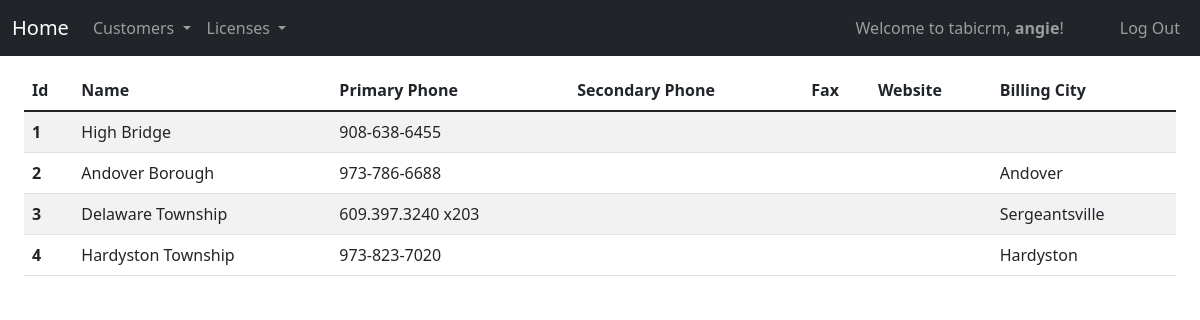
The page /all_customers (signed in) on the database as committed earlier.
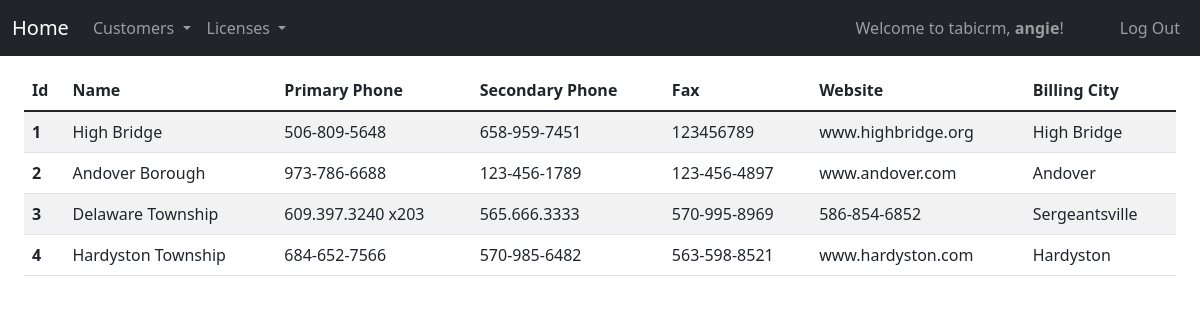
The same page on the database as committed later.
### tabicrm/models.py (models this page shows, shortened)
class User(AbstractUser):
    id = models.AutoField(primary_key=True)
    role = models.CharField(max_length=64)
    title = models.CharField(max_length=64, null=True, blank=True)
    department = models.CharField(max_length=64, null=True, blank=True)
    extension = models.CharField(max_length=64, null=True, blank=True)
    cellphone = models.CharField(max_length=64, null=True, blank=True)
    street = models.CharField(max_length=64, null=True, blank=True)
    city = models.CharField(max_length=64, null=True, blank=True)
    state = models.CharField(max_length=64, null=True, blank=True)
    zip = models.CharField(max_length=64, null=True, blank=True)
    country = models.CharField(max_length=64, null=True, blank=True)

class Customer(models.Model):
    id = models.AutoField(primary_key=True)
    name = models.CharField(max_length=255)
    primary_phone = models.CharField(max_length=255)
    fax =  models.CharField(max_length=255, null=True, blank=True)
    secondary_phone =  models.CharField(max_length=64, null=True, blank=True)
    website = models.CharField(max_length=255, null=True, blank=True)
    notes = models.TextField(null=True, blank=True)
    billing_address_one = models.CharField(max_length=255, null=True, blank=True)
    billing_address_two = models.CharField(max_length=255, null=True, blank=True)
    billing_address_city = models.CharField(max_length=255, null=True, blank=True)
    billing_address_state = models.CharField(max_length=255, null=True, blank=True)
    billing_address_zip = models.CharField(max_length=255, null=True, blank=True)
    billing_address_country = models.CharField(max_length=255, null=True, blank=True)
    shipping_address_one = models.CharField(max_length=255, null=True, blank=True)
    shipping_address_two = models.CharField(max_length=255, null=True, blank=True)
    shipping_address_city = models.CharField(max_length=255, null=True, blank=True)
    shipping_address_state = models.CharField(max_length=255, null=True, blank=True)
    shipping_address_zip = models.CharField(max_length=255, null=True, blank=True)
    shipping_address_country = models.CharField(max_length=255, null=True, blank=True)

### tabicrm/views.py (the view)
# urls.py: path("all_customers", views.all_customers, name="all_customers"),
@login_required
def all_customers(request):
    customers = Customer.objects.all()
    return render(request,"tabicrm/all_customers.html", {"customers": customers})

### tabicrm/templates/tabicrm/all_customers.html (shortened to what this page needs)
{% extends "tabicrm/layout.html" %}
{% load static %}
{% load humanize %}
{% block body %}
<div class="container-fluid">
    <table class="table  table-striped table-responsive">
        <thead class="thead-dark">
            <tr>
                <th scope="col">Id</th>
                <th scope="col">Name</th>
                <th scope="col">Primary Phone</th>
                <th scope="col">Secondary Phone</th>
                <th scope="col">Fax</th>
                <th scope="col">Website</th>
                <th scope="col">Billing City</th>
            </tr>
        </thead>
        <tbody>
            {% for customer in customers %}
            <tr class="select-customer" id="{{customer.id}}" onclick="viewClient('{{customer.id}}')">
                <th scope=" row">{{customer.id}}</th>
                <td>{{customer.name}}</td>
                <td>{{customer.primary_phone}}</td>
                <td>{{customer.secondary_phone}}</td>
                <td>{{customer.fax}}</td>
                <td>{{customer.website}}</td>
                <td>{{customer.billing_address_city}}</td>
            </tr>
            {% endfor%}
        </tbody>
    </table>
</div>
{% endblock %}

### tabicrm/templates/tabicrm/layout.html (shortened to what this page needs)
{% load static %}
<!DOCTYPE html>
<html lang="en">
<head>
    <link href="https://cdn.jsdelivr.net/npm/bootstrap@5.1.3/dist/css/bootstrap.min.css" rel="stylesheet">
    <link rel="stylesheet" href="https://maxst.icons8.com/vue-static/landings/line-awesome/line-awesome/1.3.0/css/line-awesome.min.css">
    <link href="{% static 'tabicrm/styles.css' %}" rel="stylesheet">
</head>
<body>
    <nav class="navbar navbar-expand-xl navbar-dark bg-dark mb-5 fixed-top">
        <div class="container-fluid">
            <a class="navbar-brand" href="{% url 'index' %}">Home</a>
            <div class="collapse navbar-collapse" id="navbarText">
                <ul class="navbar-nav me-auto mb-2 mb-lg-0">
                    {% if user.is_authenticated %}
                    <li class="nav-item dropdown">
                        <a class="nav-link dropdown-toggle" href="#" id="navbarDropdown" role="button" data-bs-toggle="dropdown" aria-expanded="false">
                            Customers
                        </a>
                    </li>
                    <li class="nav-item dropdown">
                        <a class="nav-link dropdown-toggle" href="#" id="navbarDropdown" role="button" data-bs-toggle="dropdown" aria-expanded="false">
                            Licenses
                        </a>
                    </li>
                    {% endif %}
                </ul>
                <span class="navbar-text me-5">
                    {% if user.is_authenticated %}
                    Welcome to tabicrm, <strong>{{ user.username }}</strong>!
                    {% endif %}
                </span>
                <ul class="navbar-nav  mb-2 mb-lg-0">
                    {% if user.is_authenticated %}
                    <li class="nav-item">
                        <a class="nav-link" href="{% url 'logout' %}">Log Out</a>
                    </li>
                    {% else %}
                    <li class="nav-item">
                        <a class="nav-link {% if navlogin %}active{% endif %}" href="{% url 'login' %}">Log In</a>
                    </li>
                    {% endif %}
                </ul>
            </div>
        </div>
    </nav>
    <div class="container-fluid">
        {% block body %}
        {% endblock %}
    </div>
</body>
</html>

### tabicrm/static/tabicrm/styles.css (style rules this page uses)
body { margin-top: 70px; }

Rows that differ between the two databases and show on the page:
changed Customer "High Bridge": primary_phone "908-638-6455" → "506-809-5648"; secondary_phone (not shown) → "658-959-7451"; fax (not shown) → "123456789"; website (not shown) → "www.highbridge.org"; billing_address_city (not shown) → "High Bridge"
changed Customer "Andover Borough": secondary_phone (not shown) → "123-456-1789"; fax (not shown) → "123-456-4897"; website (not shown) → "www.andover.com"
changed Customer "Delaware Township": secondary_phone (not shown) → "565.666.3333"; fax (not shown) → "570-995-8969"; website (not shown) → "586-854-6852"
changed Customer "Hardyston Township": primary_phone "973-823-7020" → "684-652-7566"; secondary_phone (not shown) → "570-985-6482"; fax (not shown) → "563-598-8521"; website (not shown) → "www.hardyston.com"
